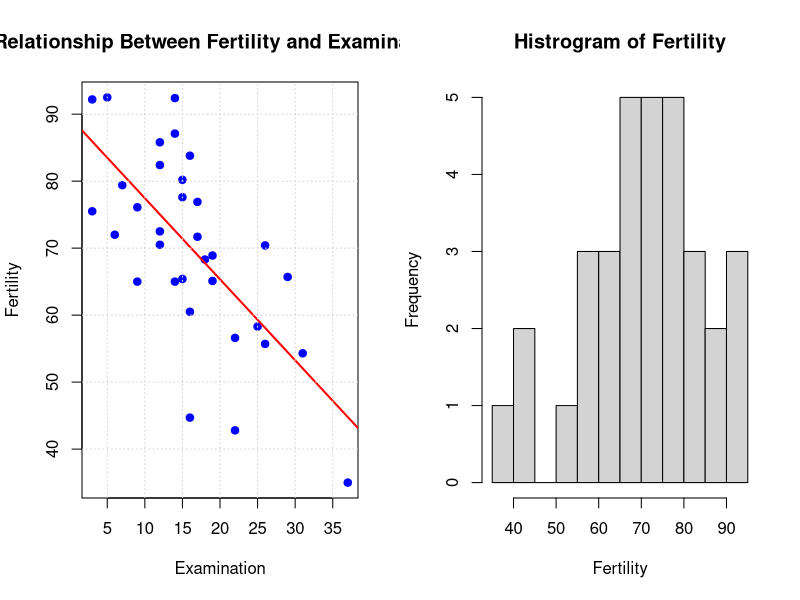
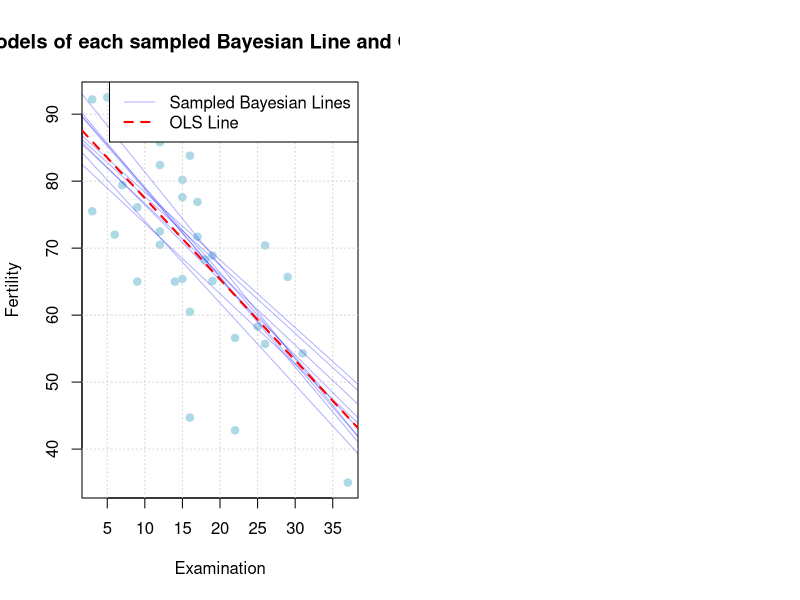
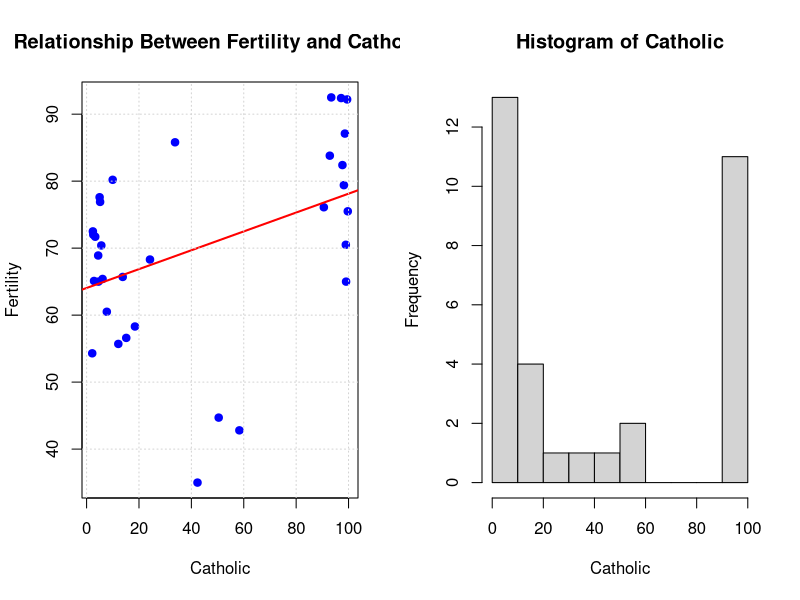
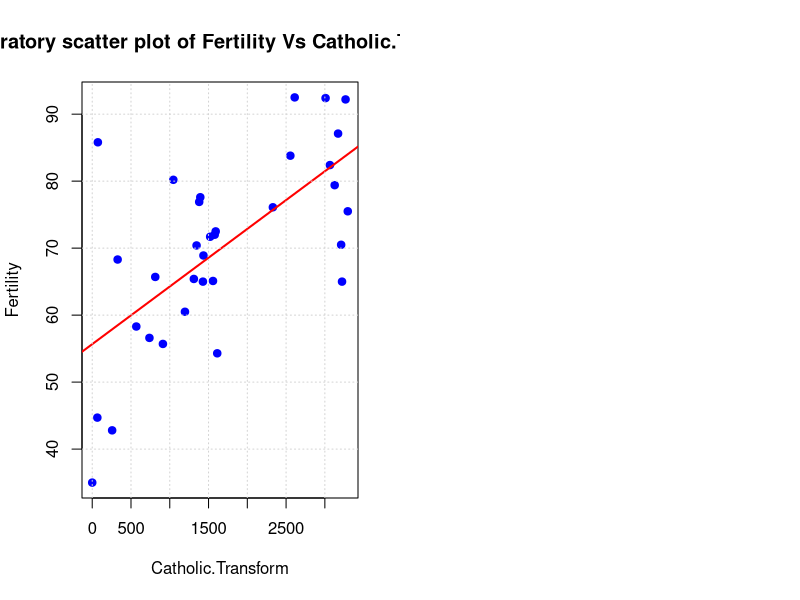
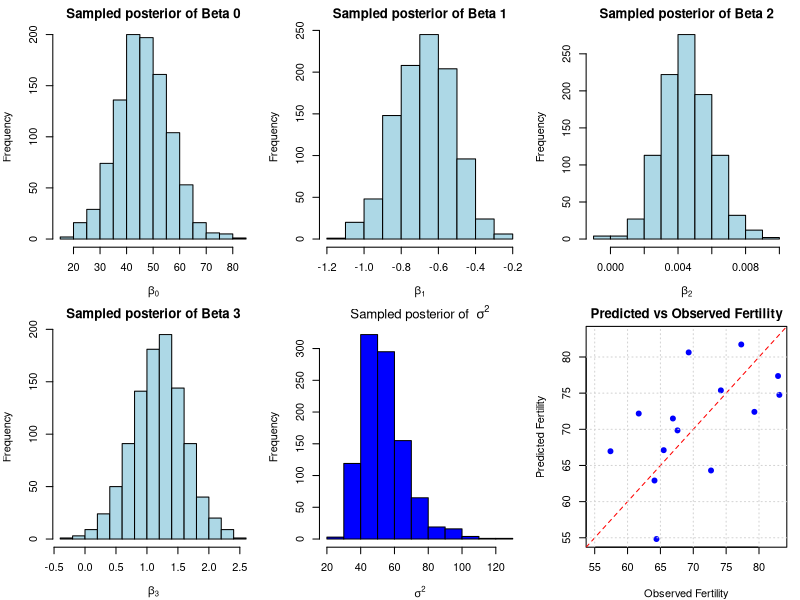

The R script that drew these images, in order:
## ---- chunk 1
knitr::opts_chunk$set(echo = FALSE)

data(swiss)
set.seed(77)

n <- nrow(swiss) # Number of rows

random_sample <- sample(1:n, size = 33) #Randomly selects 33 observations

train_set <- swiss[random_sample, ]
test_set <- swiss[-random_sample, ]

library(MASS)
library(BayesFactor)
## ---- chunk 2
layout(matrix(1:2, nrow =1))

plot(train_set$Examination, train_set$Fertility,
     xlab = "Examination",
     ylab = "Fertility",
     main = "Relationship Between Fertility and Examination",
     pch = 19,
     col = "blue")
lm_fit <- lm(Fertility ~ Examination, data = train_set)
abline(lm_fit, col = "red", lwd = 2)
grid()

hist(train_set$Fertility,
     main = "Histrogram of Fertility",
     xlab = "Fertility",
     ylab = "Frequency",
     breaks = 10)

## ---- chunk 3
y <- train_set$Fertility
Z <- cbind(1, train_set$Examination)

n <- nrow(Z)
p <- ncol(Z)

#Set prior parameters
B_0 <- rep(0, p)
Sigma_0 <- diag(100, p)
a_0 <- 2
b_0 <- 2

#Posterior parameters
Sigma_0_inv <- solve(Sigma_0)
Sigma_n <- solve(Sigma_0_inv + t(Z) %*% Z)
B_n <- Sigma_n %*% (t(Z) %*% y + Sigma_0_inv %*% B_0)

a_n <- a_0 + n/2
B0_S0_inv_B0 <- t(B_0) %*% Sigma_0_inv %*% B_0
Bn_Sn_inv_Bn <- t(B_n) %*% solve(Sigma_n) %*% B_n

b_n <- b_0 + 0.5 * (t(y) %*% y + B0_S0_inv_B0 - Bn_Sn_inv_Bn)

## ---- chunk 4
sample_size <- 10
sigma2 <- 1 / rgamma(sample_size, shape = a_n, rate = b_n)

#Obtain corresponding Beta values
beta <- beta <- matrix(0, nrow = sample_size, ncol = p)
for (i in 1:sample_size) {
  beta[i, ] <- mvrnorm(1, mu = B_n, Sigma = Sigma_n * sigma2[i])
}

# OLS model as defined earlier
ols_model <- lm(Fertility ~ Examination, data = train_set)

#Plotting scatter plot of actual points
plot(train_set$Examination, train_set$Fertility,
     xlab = "Examination",
     ylab = "Fertility",
     main = "Linear models of each sampled Bayesian Line and OLS Estimate",
     pch = 19, col = "lightblue")
grid()

#Plotting 10 sampled Bayesian regression lines
for (i in 1:sample_size) {
  abline(a = beta[i,1], b = beta[i,2], col = rgb(0,0,1,0.3))  # Light transparent blue
}

#OLS regression line
abline(ols_model, col = "red", lwd = 2, lty =2)  # Red, thicker line- dashed also

# Add legend for clarity
legend("topright", legend = c("Sampled Bayesian Lines", "OLS Line"),
       col = c(rgb(0,0,1,0.3), "red"), lty = c(1, 2), lwd = c(1, 2))
## ---- chunk 5
layout(matrix(1:2, nrow=1))
plot(train_set$Catholic, train_set$Fertility,
     xlab = "Catholic",
     ylab = "Fertility",
     main = "Relationship Between Fertility and Catholic",
     pch = 19,
     col = "blue")
lm_fit1 <- lm(Fertility ~ Catholic, data = train_set)
abline(lm_fit1, col = "red", lwd = 2)
grid()

hist(train_set$Catholic,
     main = "Histogram of Catholic",
     xlab = "Catholic",
     ylab = "Frequency",
     breaks = 10)

## ---- chunk 6
#Finding Alpha- Mean:
alpha <- mean(train_set$Catholic)
#print(alpha)
train_set$Catholic.Transform <- (train_set$Catholic- alpha)^2

plot(train_set$Catholic.Transform, train_set$Fertility,
     xlab = "Catholic.Transform",
     ylab = "Fertility",
     main = "Exploratory scatter plot of Fertility Vs Catholic.Transform",
     pch = 19,
     col = "blue")
lm_fit1 <- lm(Fertility ~ Catholic.Transform, data = train_set)
abline(lm_fit1, col = "red", lwd = 2)
grid()

# Calculate Pearson correlation
correlation <- cor(train_set$Fertility, train_set$Catholic)


## ---- chunk 7

#calculate posterior mean vector from B_n
y <- train_set$Fertility
Z <- cbind(1, train_set$Catholic.Transform)

n <- nrow(Z)
p <- ncol(Z)

#Set prior parameters
B_0 <- rep(0, p)
Sigma_0 <- diag(100, p)
a_0 <- 2
b_0 <- 2

#Posterior parameters
Sigma_0_inv <- solve(Sigma_0)
Sigma_n <- solve(Sigma_0_inv + t(Z) %*% Z)
B_n <- Sigma_n %*% (t(Z) %*% y + Sigma_0_inv %*% B_0)

a_n <- a_0 + n/2
B0_S0_inv_B0 <- t(B_0) %*% Sigma_0_inv %*% B_0
Bn_Sn_inv_Bn <- t(B_n) %*% solve(Sigma_n) %*% B_n

b_n <- b_0 + 0.5 * (t(y) %*% y + B0_S0_inv_B0 - Bn_Sn_inv_Bn)

## ---- chunk 8
# Posterior mean estimates
intercept <- 55.608254635
slope <- 0.008628504

y_pred <- intercept + slope * train_set$Catholic.Transform
y_actual <- train_set$Fertility

residuals <- y_actual - y_pred
squared_errors <- residuals^2

rmse <- sqrt(mean(squared_errors))
## ---- chunk 9

Examination_BF <- lmBF(Fertility ~ Examination, data = train_set)
Catholic_BF <- lmBF(Fertility ~ Catholic.Transform, data = train_set)

## ---- chunk 10
#Fitting Top 3 Models
lm_best1 <- lm(Fertility ~ Education + Catholic.Transform + Infant.Mortality, data = train_set)

lm_best2 <- lm(Fertility ~ Education + Agriculture + Catholic.Transform + Infant.Mortality, data = train_set)

lm_full <- lm(Fertility ~ Examination + Education + Agriculture + Catholic.Transform + Infant.Mortality, data = train_set)

#Calculating Bf of each model
bf_best1 <- 270060.3
bf_best2 <- 231200.9
bf_full <- 162325


#Predict on test set
pred1 <- predict(lm_best1, newdata = train_set)
pred2 <- predict(lm_best2, newdata = train_set)
pred_full <- predict(lm_full, newdata = train_set)

# Actual values
actual <- train_set$Fertility

# Calculate MSE and RMSE
mse <- function(y_true, y_pred) mean((y_true - y_pred)^2)
rmse <- function(y_true, y_pred) sqrt(mse(y_true, y_pred))


# Collect results
results <- data.frame(
  Model = c("Best Model 1: Education + Catholic.Transform + Infant.Mortality ", "Best Model 2: Education + Agriculture + Catholic.Transform + Infant.Mortality", "Best Model 3: Examination + Education + Agriculture + Catholic.Transform + Infant.Mortality"),
  MSE = c(mse(actual, pred1), mse(actual, pred2), mse(actual, pred_full)),
  RMSE = c(rmse(actual, pred1), rmse(actual, pred2), rmse(actual, pred_full)),
  BF = c(c(bf_best1, bf_best2, bf_full))
)

# Display the table
knitr::kable(results, digits = 3, caption = "Comparison of Best 3 Models")
## ---- chunk 11
bf_model <- regressionBF(Fertility ~ Examination + Education + Agriculture + Catholic.Transform + Infant.Mortality, data = train_set, whichModels = "all")

#head(bf_model)

## ---- chunk 12
model1 <- lmBF( Fertility ~ Education + Catholic.Transform + Infant.Mortality, data = train_set)
model2 <- lmBF( Fertility ~ Education + Agriculture + Catholic.Transform + Infant.Mortality, data = train_set)


## ---- chunk 13
bf_all <- lmBF( Fertility ~Examination + Education + Agriculture + Catholic.Transform + Infant.Mortality , data = train_set)


## ---- chunk 14
y <- train_set$Fertility
Z <- cbind(1, train_set$Education, train_set$Catholic.Transform, train_set$Infant.Mortality)

n <- nrow(Z)
p <- ncol(Z)

#Set prior parameters
B_0 <- rep(0, p)
Sigma_0 <- diag(100, p)
a_0 <- 2
b_0 <- 2

#Posterior parameters
Sigma_0_inv <- solve(Sigma_0)
Sigma_n <- solve(Sigma_0_inv + t(Z) %*% Z)
B_n <- Sigma_n %*% (t(Z) %*% y + Sigma_0_inv %*% B_0)

a_n <- a_0 + n/2
B0_S0_inv_B0 <- t(B_0) %*% Sigma_0_inv %*% B_0
Bn_Sn_inv_Bn <- t(B_n) %*% solve(Sigma_n) %*% B_n

b_n <- b_0 + 0.5 * (t(y) %*% y + B0_S0_inv_B0 - Bn_Sn_inv_Bn)

## ---- chunk 15
par(mfrow = c(2, 3), mar = c(4, 4, 2, 1))

n_samples <- 1000

sigma2 <- 1 / rgamma(n_samples, shape = a_n, rate = b_n)

#Finding Beta values
beta <- beta <- matrix(0, nrow = n_samples, ncol = p)
for (i in 1:n_samples) {
  beta[i, ] <- mvrnorm(1, mu = as.vector(B_n), Sigma = Sigma_n * sigma2[i])}

for (j in 1:p) {
  hist(beta[,j],
      main = paste("Sampled posterior of Beta",j-1),
      xlab = bquote(beta[.(j-1)]),
      col = "lightblue")
}

hist(sigma2,
     main = bquote("Sampled posterior of " ~ sigma^2),
     xlab = expression(sigma^2),
     col = "blue")

## ---- chunk 16
beta_estimate <- t(B_n)
sigma2_mean <- b_n / (a_n - 1)
sigma2_MAP <- b_n / (a_n + 1)

## ---- chunk 17

test_set$Catholic.Transform <- (test_set$Catholic- alpha)^2

y_pred = 46.26379927 -0.67948775 * test_set$Education + 0.00451381 * test_set$Catholic.Transform + 1.19127562 * test_set$Infant.Mortality

y_actual <- test_set$Fertility

residuals <- round(y_actual - y_pred, 2)
squared_errors <- round((y_actual - y_pred)^2, 3)


mse_val <- mean((y_actual - y_pred)^2)
rmse_val <- sqrt(mse_val)


## ---- chunk 18
range_vals <- range(c(test_set$Fertility, y_pred))

plot(test_set$Fertility, y_pred,
     main = "Predicted vs Observed Fertility",
     xlab = "Observed Fertility",
     ylab = "Predicted Fertility",
     pch = 19,
     col = "blue",
     xlim = range_vals,
     ylim = range_vals)
abline(a=0, b=1, col = "red", lty =2)
grid()
